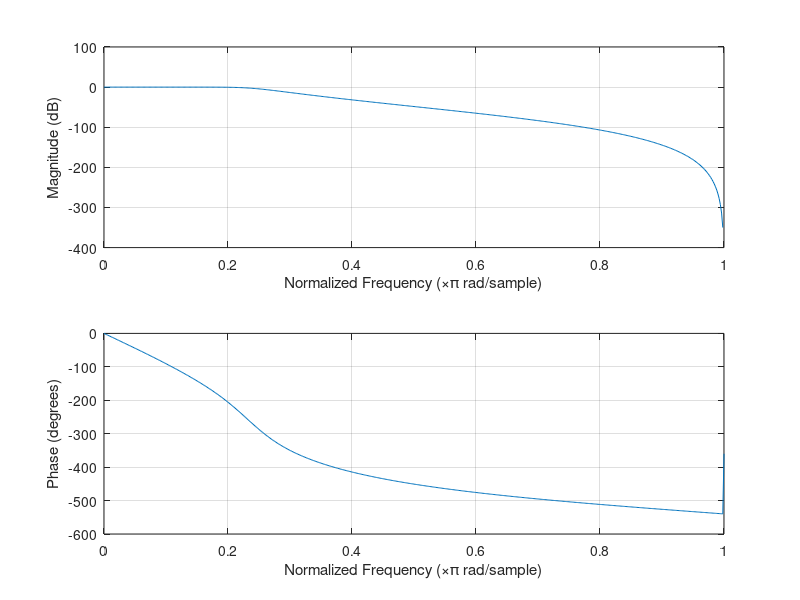

The MATLAB source for this figure:
%% Experiment 31

%% Butter Worth Low Pass Filter
% Make a Butter Worth low-pass filter on an image by taking required
% inputs.

clc;
clear all;
close all;

rp = 0.4;   % passband attenuation
rs = 30;    % stop band attenuation
wp = 0.2*pi;    % pass band frequency
ws = 0.4*pi;    % stop band frequency

[N,wn] = buttord(wp/pi,ws/pi,rp,rs);
[b,a] = butter(N,wn);

freqz(b,a);

%% Conclusion
% Magnitude and Phase Plot of the resultant low pass filter are obtained
% using MATLAB's inbuilt function.